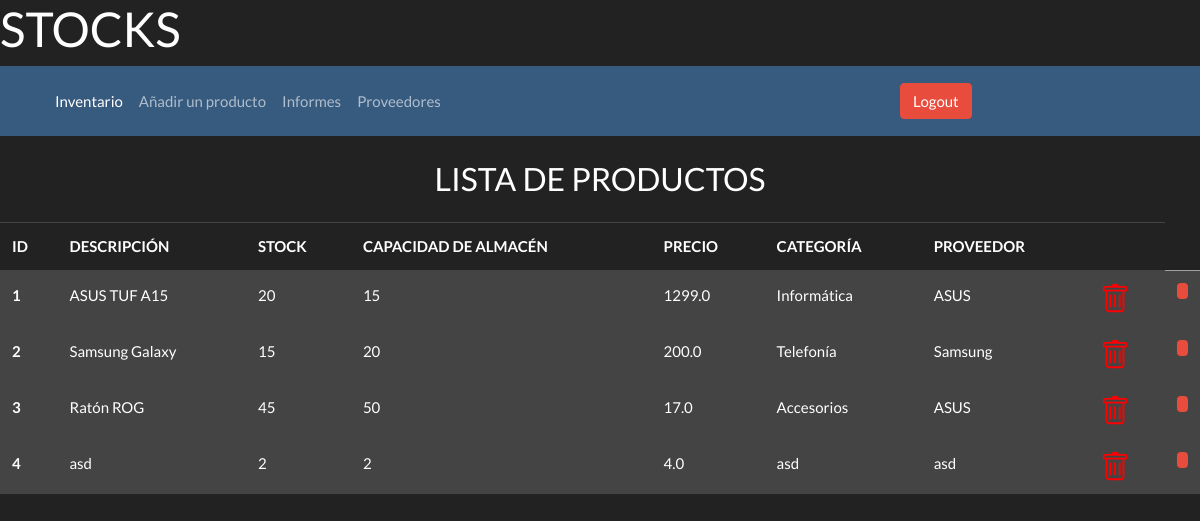
Page /inventario on the committed database.
### models.py (models this page shows, shortened)
class Producto(db.Base):
    __tablename__ = 'producto'
    __table_args__ = {'sqlite_autoincrement': True}
    id = Column(Integer, primary_key=True)
    descripcion = Column(String(200), nullable=False)
    stock = Column(Integer, nullable=False)
    capacidad = Column(Integer, nullable=False)
    precio = Column(Float, nullable=False)
    categoria = Column(String(50), nullable=False)
    proveedor = Column(String(100), nullable=False)

### stocks.py (the view)
@bp.route('/inventario')
def inventario():
    todos_los_productos = db.session.query(Producto).all()
    return render_template("stocks/inventario.html", lista_productos=todos_los_productos, porcentaje=porcentaje_stock)

### templates/auth.py (called while the page is built)
@bp.before_app_request
def load_logged_in_user():
    id_usuario = session.get('id_usuario')
    if id_usuario is None:
        g.usuario = None
    else:
        g.usuario = get_db().execute(
            'SELECT * FROM user WHERE id = ?', (id_usuario,)
        ).fetchone()

### templates/stocks/inventario.html (shortened to what this page needs)
<!DOCTYPE html>
<html lang="en" xmlns="http://www.w3.org/1999/html">
<head>
    <link rel="stylesheet" href="https://cdn.jsdelivr.net/npm/bootswatch@4.5.2/dist/darkly/bootstrap.min.css"
>
</head>
<body>
<main>
    <h1>STOCKS</h1>
    <nav class="navbar navbar-expand-lg navbar-dark bg-primary">
        <div class="container-fluid">
            <div class="collapse navbar-collapse" id="navbarColor03">
                <ul class="navbar-nav me-auto">
                    <li class="nav-item">
                        <a class="nav-link active" href="/inventario">Inventario</a>
                    </li>
                    <li class="nav-item">
                        <a class="nav-link" href="/anadir-producto">Añadir un producto</a>
                    </li>
                    <li class="nav-item">
                        <a class="nav-link" href="/informes">Informes</a>
                    </li>
                    <li class="nav-item">
                        <a class="nav-link" href="/proveedores">Proveedores</a>
                    </li>
                </ul>
                <div class="fixed">
                    <a href="{{ url_for('auth.logout') }}" class="btn btn-danger">Logout</a>
                </div>
            </div>
        </div>
    </nav>
    <h3 class="text-center mt-4">LISTA DE PRODUCTOS</h3>
    <table class="table table-hover mt-4">
        <thead>
        <tr>
            <th scope="col">ID</th>
            <th scope="col">DESCRIPCIÓN</th>
            <th scope="col">STOCK</th>
            <th scope="col">CAPACIDAD DE ALMACÉN</th>
            <th scope="col">PRECIO</th>
            <th scope="col">CATEGORÍA</th>
            <th scope="col">PROVEEDOR</th>
            <th scope="col"></th>
        </tr>
        </thead>
        {% for producto in lista_productos %}
        <tbody>
        <tr class="table-secondary">
            <th scope="row">{{producto.id}}</th>
            <td>{{producto.descripcion}}</td>
            <td>{{producto.stock}}</td>
            <td>{{producto.capacidad}}</td>
            <td>{{producto.precio}}</td>
            <td>{{producto.categoria}}</td>
            <td>{{producto.proveedor}}</td>
            <td><a href="/eliminar-producto/{{producto.id}}" style="text-decoration:none">
            </a></td>
            <td>
                <div class="progress">
                    <div class="progress-bar bg-danger" role="progressbar" style={{"width:100%"}}
                         aria-valuenow="100" aria-valuemin="0" aria-valuemax="100"></div>
                </div>
            </td>
        </tr>
        </tbody>
        {% endfor %}
    </table>
</main>
</body>
</html>

### templates/stocks/inventario.html (style rules this page uses)
div.fixed { position: fixed; right: 0; width: 300px; }

### rows in the picture
Producto: id "1", descripcion "ASUS TUF A15", stock "20", capacidad "15", precio "1299.0", categoria "Informática", proveedor "ASUS"
Producto: id "2", descripcion "Samsung Galaxy", stock "15", capacidad "20", precio "200.0", categoria "Telefonía", proveedor "Samsung"
Producto: id "3", descripcion "Ratón ROG", stock "45", capacidad "50", precio "17.0", categoria "Accesorios", proveedor "ASUS"
Producto: id "4", descripcion "asd", stock "2", capacidad "2", precio "4.0", categoria "asd", proveedor "asd"
